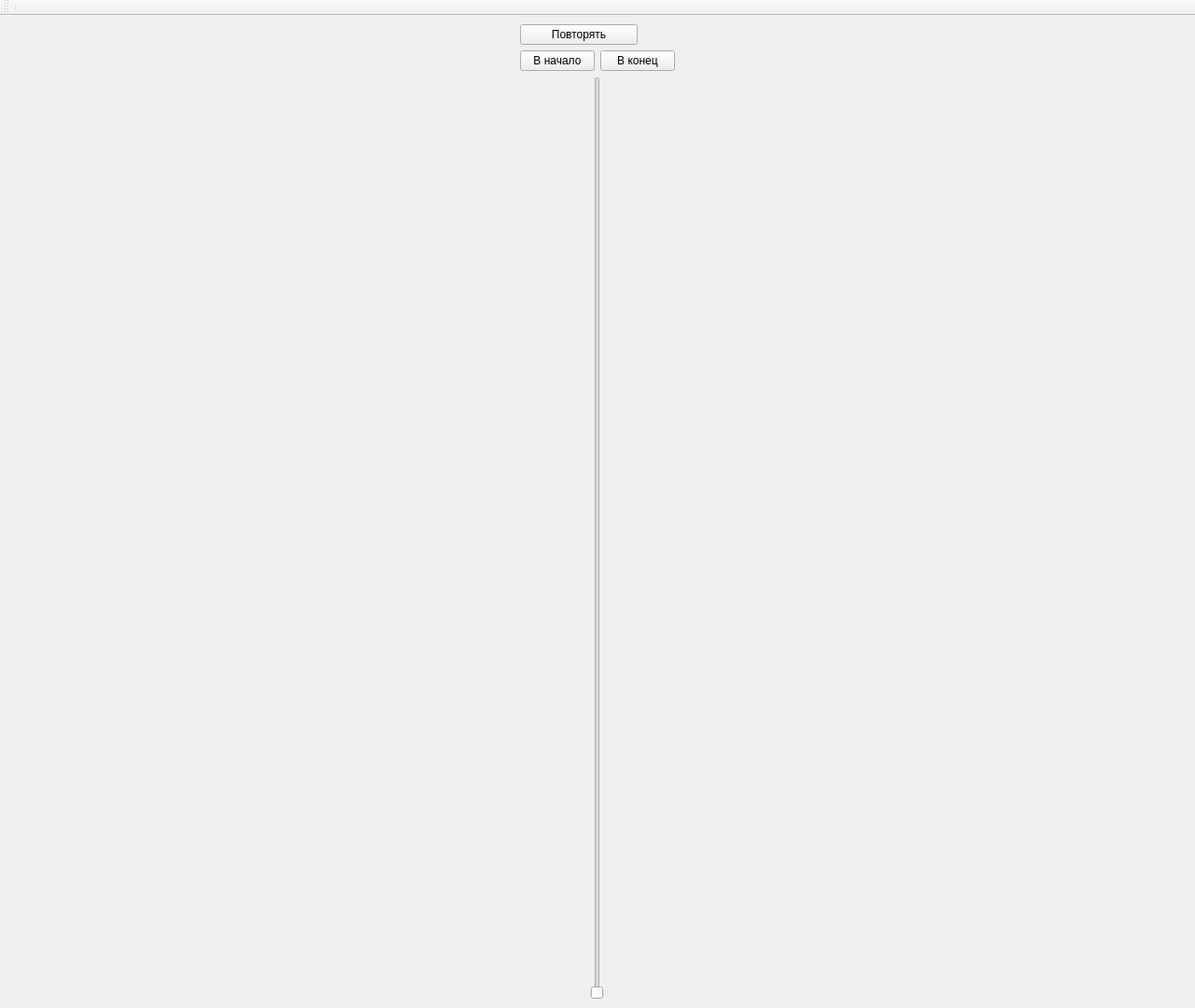
<?xml version="1.0" encoding="UTF-8"?>
<ui version="4.0">
 <class>MainWindow</class>
 <widget class="QMainWindow" name="MainWindow">
  <property name="geometry">
   <rect>
    <x>0</x>
    <y>0</y>
    <width>1280</width>
    <height>1080</height>
   </rect>
  </property>
  <property name="windowTitle">
   <string>Соков Сергей - Морфинг</string>
  </property>
  <widget class="QWidget" name="centralwidget">
   <layout class="QHBoxLayout" name="horizontalLayout_2">
    <item>
     <layout class="QHBoxLayout" name="horizontalLayout">
      <property name="sizeConstraint">
       <enum>QLayout::SetDefaultConstraint</enum>
      </property>
      <item>
       <layout class="QVBoxLayout" name="verticalLayout">
        <item>
         <layout class="QHBoxLayout" name="horizontalLayout_7">
          <item>
           <widget class="QPushButton" name="repeatButton">
            <property name="text">
             <string>Повторять</string>
            </property>
           </widget>
          </item>
          <item>
           <spacer name="horizontalSpacer">
            <property name="orientation">
             <enum>Qt::Horizontal</enum>
            </property>
            <property name="sizeType">
             <enum>QSizePolicy::Minimum</enum>
            </property>
            <property name="sizeHint" stdset="0">
             <size>
              <width>40</width>
              <height>20</height>
             </size>
            </property>
           </spacer>
          </item>
         </layout>
        </item>
        <item>
         <layout class="QHBoxLayout" name="horizontalLayout_3">
          <item>
           <widget class="QPushButton" name="startButton">
            <property name="sizePolicy">
             <sizepolicy hsizetype="Preferred" vsizetype="Fixed">
              <horstretch>0</horstretch>
              <verstretch>0</verstretch>
             </sizepolicy>
            </property>
            <property name="text">
             <string>В начало</string>
            </property>
           </widget>
          </item>
          <item>
           <widget class="QPushButton" name="endButton">
            <property name="sizePolicy">
             <sizepolicy hsizetype="Preferred" vsizetype="Fixed">
              <horstretch>0</horstretch>
              <verstretch>0</verstretch>
             </sizepolicy>
            </property>
            <property name="text">
             <string>В конец</string>
            </property>
           </widget>
          </item>
         </layout>
        </item>
        <item>
         <layout class="QHBoxLayout" name="horizontalLayout_4">
          <item>
           <widget class="QSlider" name="slider">
            <property name="minimum">
             <number>1</number>
            </property>
            <property name="maximum">
             <number>100</number>
            </property>
            <property name="value">
             <number>1</number>
            </property>
            <property name="sliderPosition">
             <number>1</number>
            </property>
            <property name="orientation">
             <enum>Qt::Vertical</enum>
            </property>
           </widget>
          </item>
         </layout>
        </item>
       </layout>
      </item>
     </layout>
    </item>
   </layout>
  </widget>
  <widget class="QToolBar" name="toolBar">
   <property name="windowTitle">
    <string>toolBar</string>
   </property>
   <attribute name="toolBarArea">
    <enum>TopToolBarArea</enum>
   </attribute>
   <attribute name="toolBarBreak">
    <bool>false</bool>
   </attribute>
   <addaction name="separator"/>
  </widget>
 </widget>
 <resources/>
 <connections/>
</ui>
